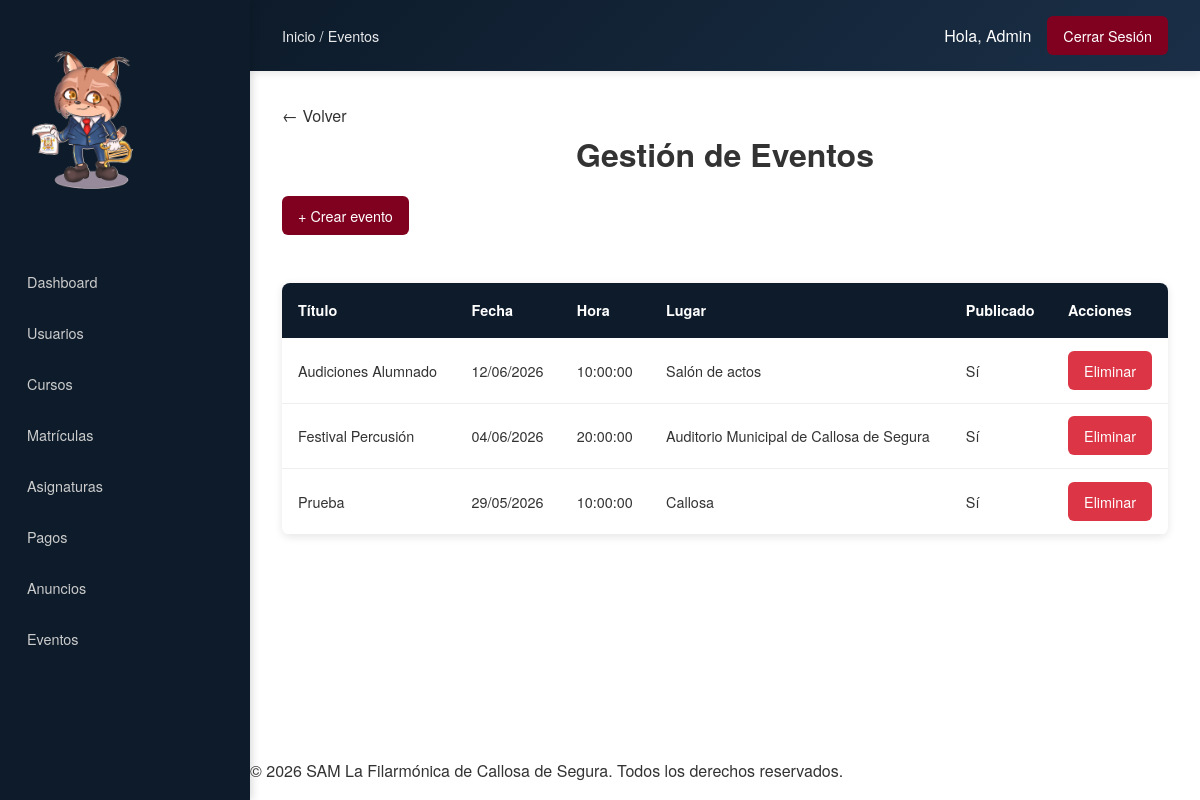
The page /admin/eventos.php (signed in) on the database its author committed.
### tables this page shows
CREATE TABLE `eventos` (
  `id_evento` int(11) NOT NULL,
  `titulo` varchar(150) NOT NULL,
  `descripcion` text DEFAULT NULL,
  `fecha` date NOT NULL,
  `hora` time DEFAULT NULL,
  `lugar` varchar(150) DEFAULT NULL,
  `publicado` tinyint(1) NOT NULL,
  `cartel` varchar(255) DEFAULT NULL
);

### admin/eventos.php (the view, shortened to what this page needs)
<?php
require_once "../includes/funciones.php";
$conexion = conectar();
$eventos = $conexion->query("SELECT * FROM eventos ORDER BY fecha DESC");
include "../plantillas/header_privado.php";
include "../plantillas/navbar_privado.php";
?>
<main class="main">
    <h1>Gestión de Eventos</h1>
    <a href="crear_evento.php" class="btn-crear">+ Crear evento</a>
    <table class="tabla-eventos">
        <thead>
            <tr>
                <th>Título</th>
                <th>Fecha</th>
                <th class="ocultar-mobile">Hora</th>
                <th>Lugar</th>
                <th>Publicado</th>
                <th>Acciones</th>
            </tr>
        </thead>
        <tbody>
            <?php while ($evento = $eventos->fetch_assoc()) { ?>
                <tr>
                    <td><?= $evento['titulo'] ?></td>
                    <td><?= date('d/m/Y', strtotime($evento['fecha'])) ?></td>
                    <td class="ocultar-mobile"><?= $evento['hora'] ?></td>
                    <td><?= $evento['lugar'] ?></td>
                    <td><?= $evento['publicado'] ? 'Sí' : 'No' ?></td>
                    <td>
                        <a href="eliminar_evento.php?id=<?= $evento['id_evento'] ?>" class="btn-eliminar" onclick="return confirm('¿Estás seguro?')">Eliminar</a>
                    </td>
                </tr>
            <?php } ?>
        </tbody>
    </table>
</main>
<?php include "../plantillas/footer_privado.php"; ?>

### estaticos/css/styles.css (style rules this page uses)
* { box-sizing: border-box; margin: 0; padding: 0; }
html, body { height: 100%; margin: 0; }
body { font-family: 'Helvetica Neue', Arial, sans-serif; line-height: 1.6; color: #333333; display: flex; flex-direction: column; min-height: 100vh; min-width: 320px; }
main { flex: 1; }
a { text-decoration: none; color: inherit; }
h1, h2, h3 { margin-bottom: 1rem; text-align: center; }

### estaticos/css/privado.css (style rules this page uses)
* { box-sizing: border-box; }
html, body { min-width: 320px; }
body { margin: 0; padding: 0; }
.main { padding: 1rem; width: 100%; max-width: 1400px; min-width: 300px; margin: 0 auto; }
table { width: 100%; display: block; overflow-x: auto; -webkit-overflow-scrolling: touch; border-collapse: collapse; margin-top: 1.5rem; background: white; border-radius: 8px; box-shadow: 0 2px 8px rgba(0, 0, 0, 0.1); font-size: 0.85rem; }
table thead { background: #0D1B2A; color: white; }
table th { padding: 0.6rem 0.4rem; text-align: left; font-weight: 600; }
table td { padding: 0.75rem 0.4rem; border-bottom: 1px solid #eee; max-height: 200px; }
.ocultar-mobile { display: none; }
td:last-child, th:last-child { width:1%; }
.btn-crear, .btn-editar, .btn-eliminar, .btn-aprobar, .btn-rechazar { display: inline-block; padding: 6px 12px; border-radius: 6px; text-decoration: none; font-size: 0.8rem; transition: all 0.3s; border: none; cursor: pointer; }
.btn-crear { background: #800020; color: white; margin-bottom: 1rem; width: 100%; }
.btn-eliminar { background: #dc3545; color: white; margin-bottom: 0.25rem; }
@media (min-width: 768px) { .main { padding: 1.5rem; } }
@media (min-width: 768px) { table { font-size: 0.9rem; } }
@media (min-width: 768px) { table th { padding: 1rem; } }
@media (min-width: 768px) { table td { padding: 0.8rem 1rem; } }
@media (min-width: 768px) { .ocultar-mobile { display: table-cell; } }
@media (min-width: 768px) { .btn-crear, .btn-editar, .btn-eliminar, .btn-aprobar, .btn-rechazar { padding: 8px 16px; font-size: 0.9rem; } }
@media (min-width: 768px) { .btn-crear { width: auto; margin-bottom: 1.5rem; } }
@media (min-width: 768px) { .btn-eliminar { margin-bottom: 0; } }
@media (min-width: 1024px) { .main { padding: 2rem; max-width: 1200px; } }
@media (min-width: 1024px) { body { margin-left: 250px; } }

### rows shown on the page
eventos: titulo "Audiciones Alumnado", fecha "12/06/2026", hora "10:00:00", lugar "Salón de actos", publicado "Sí"
eventos: titulo "Festival Percusión", fecha "04/06/2026", hora "20:00:00", lugar "Auditorio Municipal de Callosa de Segura", publicado "Sí"
eventos: titulo "Prueba", fecha "29/05/2026", hora "10:00:00", lugar "Callosa", publicado "Sí"

### other values the page prints
$breadcrumbs[$pagina_actual] "Eventos"
$nombre "Admin"
